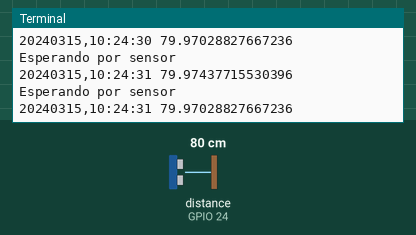
This program was run on a simulated Raspberry Pi (BCM pin numbers). On the bench: the last lines printed to the terminal. Inputs (shaded band) come from the test bench; at power-on: distance to the obstacle (sensor on GPIO 24) 80 cm. The echo pulse lasts 58.3 µs per cm; the clock reads 2024-03-15 10:24:30 at power-on unless the program sets it; files the program writes start out absent.

Above: at 1.2 s.
1.3 s: distance to the obstacle (sensor on GPIO 24) set to 2 cm
At 1.38 s:
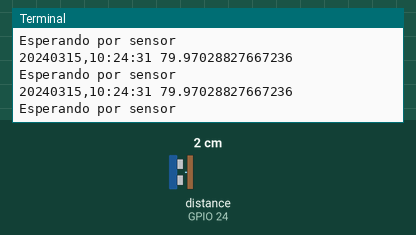
2.8 s: distance to the obstacle (sensor on GPIO 24) set to 4 cm
At 2.81 s:
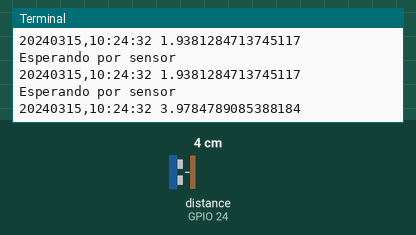
Timing chart, 0 to 5.8 s (numbered marks = the images above; inputs shaded):
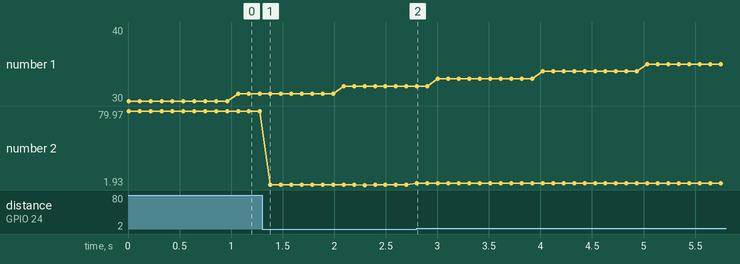

The program:

cap_datos.py
```python
#PROGRAMA SIN MODIFICACIONES

#import glob
import RPi.GPIO as GPIO
import time
from datetime import datetime
k=0
GPIO.setwarnings(False)
GPIO.setmode(GPIO.BCM)
GPIO_TRIGGER =23
GPIO_ECHO    =24
GPIO.setup(GPIO_TRIGGER,GPIO.OUT)
GPIO.setup(GPIO_ECHO,GPIO.IN)
GPIO.output(GPIO_TRIGGER, False)

sFileStamp = time.strftime('%Y%m%d%H%M')
sFileName = 'out/' + sFileStamp + '.txt' #Indica que se debe Guardar o abrir en la carpeta  "out"
f=open(sFileName, 'a')
f.write('Date, Time, Sample' + '\n') #Imprime y guarda el rotulo del texto
print ('Inicia proceso de captura de datos.')
try:
    while True:
#   while k<10:
        print ("Esperando por sensor")
        GPIO.output(GPIO_TRIGGER,True)
        time.sleep(0.000001)
        GPIO.output(GPIO_TRIGGER,False)
        start=time.time()
        while GPIO.input(GPIO_ECHO)==0:
            start=time.time()
        while GPIO.input(GPIO_ECHO)==1:
            stop=time.time()
        elapsed=stop-start
        distance=(elapsed*34300)/2
        sTimeStamp=time.strftime('%Y%m%d,%H:%M:%S')  #Variable que almacena la fecha
        f.write(sTimeStamp + ',' +str(distance) + '\n') #Imprime la fecha, un espacio y el dato de distancia
        print (sTimeStamp + ' ' + str(distance))
        time.sleep(0.1) #Tiempo para imprimir y guardar cada  dato capturado
        sTmpFileStamp  = time.strftime('%Y%m%d%H%M')
#       k+=1
        if sTmpFileStamp != sFileStamp:
            f.close
            sFileName = 'out/' + sTmpFileStamp + '.txt'
            f=open(sFileName, 'a')
            sFileStamp = sTmpFileStamp
            print ('Creating new file')

except KeyboardInterrupt:
    print ('\n' + 'Termina ejecucion de programa' + '\n')
    print ('Hasta la vista')
    GPIO.cleanup()
```

Measured:
- after the input at 2.8 s, the terminal: prints a new line at once (image 2)
- plotted number 2: 79.97 → 1.94 after the input at 1.3 s, 1.94 → 3.98 after the input at 2.8 s
